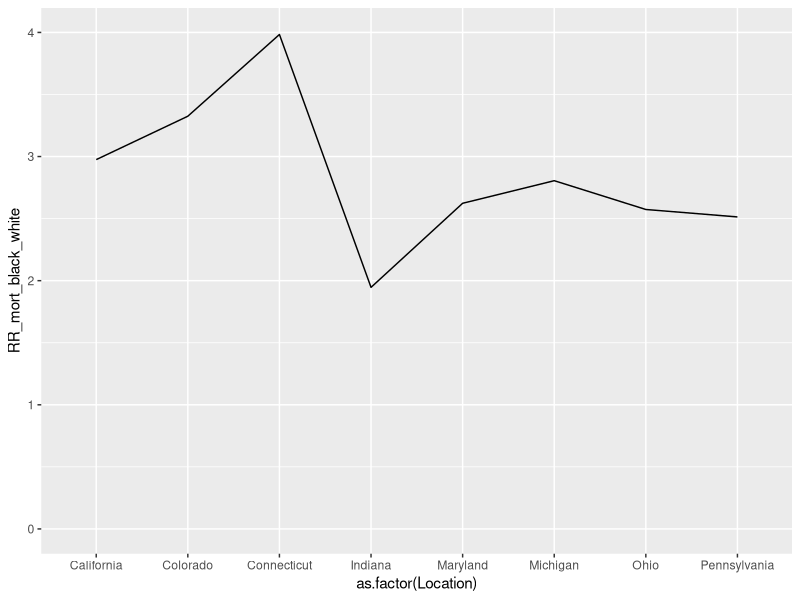
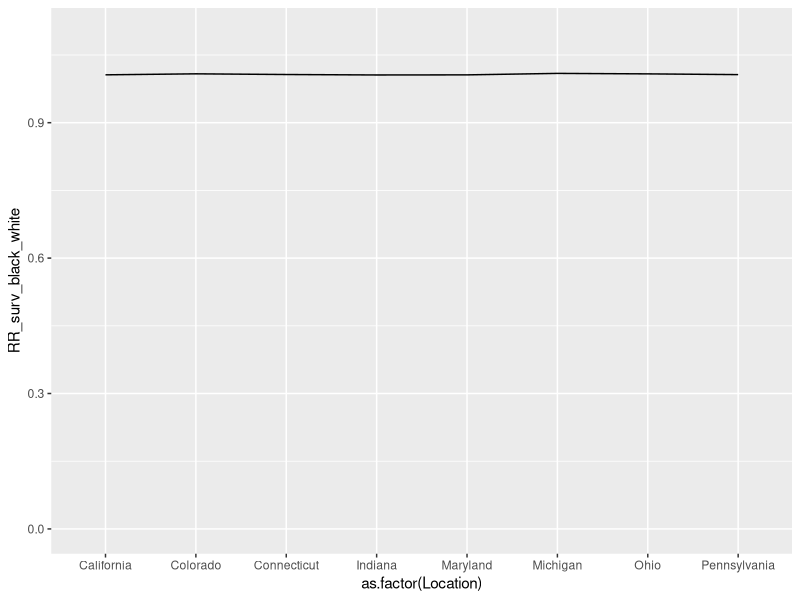
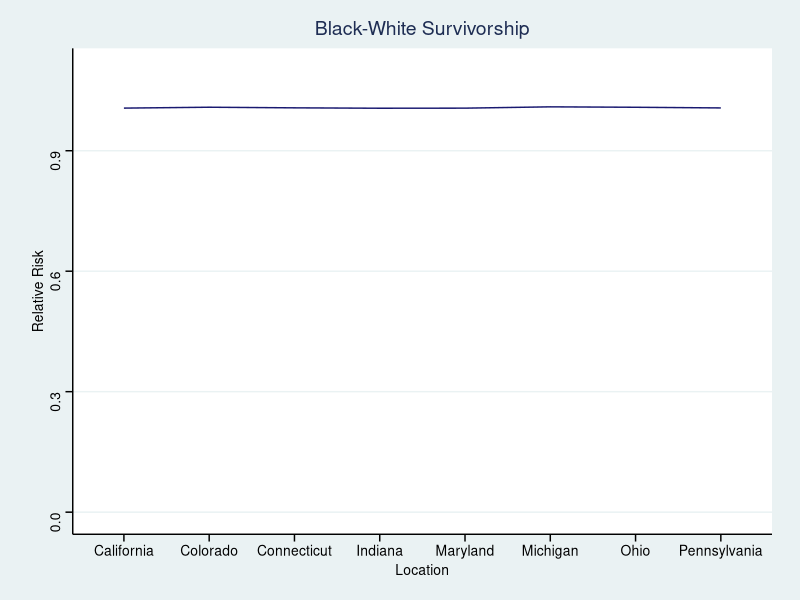
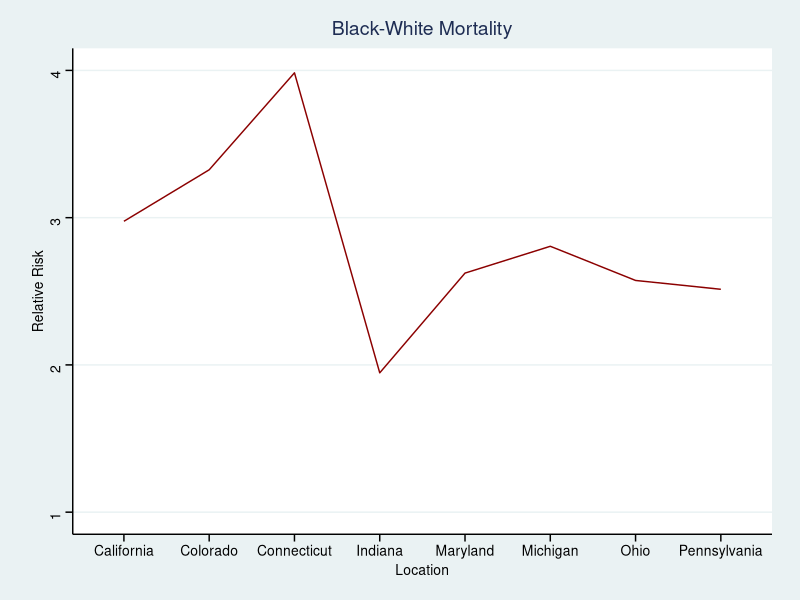

Write R code to recreate these figures, in order.
## ---- chunk 1
library(ggplot2)
df <- read.csv("inf_mortality_ex.csv")
## ---- chunk 2
(df$inf_mort_white_1000 <- (df$white_infant_deaths/df$white_births)*1000)
knitr::kable(df[, c(1,6)],  col.names = c('State', 'White Infant Mortality per 1,000'), align = "lc")
## ---- chunk 3
(df$inf_mort_black_1000 <- (df$black_infant_deaths/df$black_births)*1000)
knitr::kable(df[, c(1,7)],  col.names = c('State', 'Black Infant Mortality per 1,000'), align = "lc")
## ---- chunk 4
(df$RR_mort_black_white <- df$inf_mort_black_1000/df$inf_mort_white_1000)
## ---- chunk 5
 df$inf_surv_white <- df$white_births - df$white_infant_deaths
 df$inf_surv_black <- df$black_births - df$black_infant_deaths
(df$inf_surv_white_1000 <- (df$white_births/df$inf_surv_white)*1000)
(df$inf_surv_black_1000 <- (df$black_births/df$inf_surv_black)*1000)
## ---- chunk 6
(df$RR_surv_black_white <- df$inf_surv_black_1000/df$inf_surv_white_1000)
## ---- chunk 7
ggplot(df, aes(x=as.factor(Location), y=RR_mort_black_white, group=1))  + geom_line()+ ylim(0, 4)
## ---- chunk 8
ggplot(df, aes(x=as.factor(Location), y=RR_surv_black_white, group=1))  + geom_line() + ylim(0, 1.1)
## ---- chunk 9
library(ggthemes)
ggplot(df, 
       aes(x=as.factor(Location), 
       y=RR_surv_black_white, group=1))  + 
       geom_line(color = "midnightblue") + 
       ylim(0, 1.1) + 
  theme_stata() +
  labs(title = "Black-White Survivorship", x = "Location", y = "Relative Risk")

ggplot(df, 
       aes(x=as.factor(Location), 
       y=RR_mort_black_white, group=1))  + 
       geom_line(color = "darkred") + 
       ylim(1, 4) + 
  theme_stata() +
  labs(title = "Black-White Mortality", x = "Location", y = "Relative Risk")
